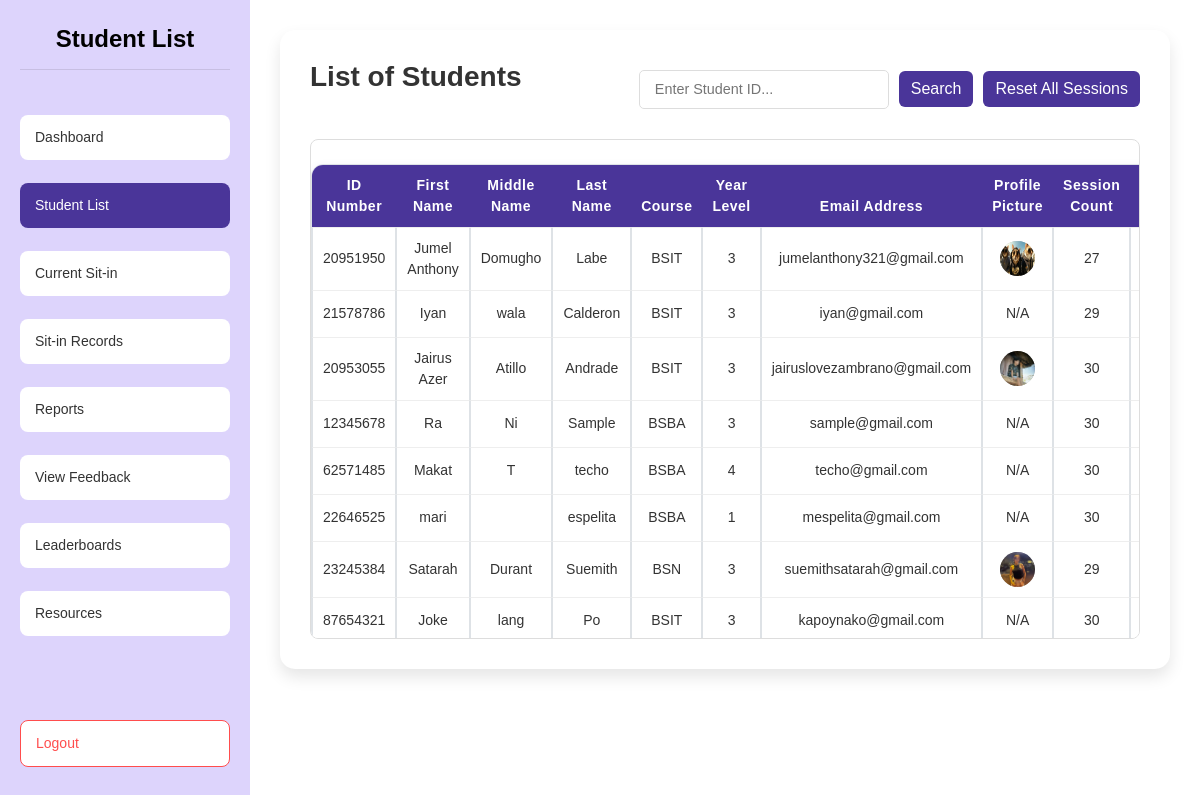
Screenshot of /admin/student_list (signed in) with the database file from the repository.
### tables this page shows
CREATE TABLE students ( 
idno TEXT PRIMARY KEY,
lastname TEXT NOT NULL,
firstname TEXT NOT NULL,
midname TEXT,
course TEXT NOT NULL,
year_level INTEGER NOT NULL,
email_address TEXT NOT NULL,
username TEXT NOT NULL CHECK (username = idno),
password TEXT NOT NULL,
profile_picture TEXT DEFAULT NULL,
session_count INTEGER DEFAULT 30
, reward_points INTEGER DEFAULT 0, reward_redeemable INTEGER DEFAULT 0);

### routes/admin_routes.py (the view)
@admin_bp.route('/student_list')
def student_list():
    if session.get('user_type') != 'admin':
        flash("Admin access required.", "danger")
        return redirect(url_for('auth.login'))
    students = get_students()
    return render_template('admin/student_list.html', students=students)

### app.py (called while the page is built)
@app.after_request
def add_header(response):
    if 'Cache-Control' not in response.headers:
        response.headers['Cache-Control'] = 'no-store, no-cache, must-revalidate, post-check=0, pre-check=0, max-age=0'
        response.headers['Pragma'] = 'no-cache'
        response.headers['Expires'] = '-1'
    return response

### dbhelper.py (called while the page is built)
def get_connection():
    conn = sqlite3.connect(DB_NAME)
    conn.row_factory = sqlite3.Row
    return conn

def get_students():
    conn = get_connection()
    cursor = conn.cursor()
    cursor.execute("SELECT * FROM students")
    students = cursor.fetchall()
    conn.close()
    return students

### templates/admin/student_list.html (shortened to what this page needs)
{% extends "admin/base.html" %}
{% block content %}
<head>
    <link rel="stylesheet" href="{{ url_for('static', filename='styles.css') }}">
    <link href="https://cdn.jsdelivr.net/npm/bootstrap@5.3.0/dist/css/bootstrap.min.css" rel="stylesheet">
    <link rel="stylesheet" href="https://cdnjs.cloudflare.com/ajax/libs/font-awesome/6.4.0/css/all.min.css">
</head>
<body>
    <div class="dashboard-container">
        <div class="sidebar">
            <h1 class="dashboard-title">Student List</h1>
            <a href="{{ url_for('admin.admin_dashboard') }}" class="menu-btn">Dashboard</a>
            <a href="{{ url_for('admin.student_list') }}" class="menu-btn active">Student List</a>
            <a href="{{ url_for('admin.current_sit_in') }}" class="menu-btn">Current Sit-in</a>
            <a href="{{ url_for('admin.sit_in_records') }}" class="menu-btn">Sit-in Records</a>
            <a href="{{ url_for('admin.reports') }}" class="menu-btn">Reports</a>
            <a href="{{ url_for('admin.feedback_reports') }}" class="menu-btn">View Feedback</a>
            <a href="{{ url_for('admin.leaderboards') }}" class="menu-btn">Leaderboards</a>
            <a href="{{ url_for('admin.admin_resources') }}" class="menu-btn">Resources</a>
            <a href="{{ url_for('admin.logout') }}" class="menu-btn logout-btn">Logout</a>
        </div>
        <div class="content">
            <div class="container">
                <div class="student-list">
                    <div class="header-container">
                        <h2>List of Students</h2>
                        <div class="search-container" style="display: flex; align-items: center; gap: 10px;">
                            <input type="text" id="searchInput" placeholder="Enter Student ID..." onkeydown="handleSearch(event)">
                            <button class="btn btn-primary" type="button" onclick="searchStudents()" style="background-color: #4A3599; border: none;">Search</button>
                            <button class="btn btn-primary" onclick="confirmResetAllSessions()" style="background-color: #4A3599; border: none;">Reset All Sessions</button>
                        </div>
                    </div>
                    <div class="table-container" style="max-height: 500px; overflow-y: auto; border: 1px solid #ddd; border-radius: 8px;">
                        <table class="table table-bordered table-hover mt-4" id="studentTable">
                            <thead class="thead-dark">
                                <tr>
                                    <th>ID Number</th>
                                    <th>First Name</th>
                                    <th>Middle Name</th>
                                    <th>Last Name</th>
                                    <th>Course</th>
                                    <th>Year Level</th>
                                    <th>Email Address</th>
                                    <th>Profile Picture</th>
                                    <th>Session Count</th>
                                    <th>Actions</th>
                                </tr>
                            </thead>
                            <tbody>
                                {% for student in students %}
                                <tr>
                                    <td>{{ student.idno }}</td>
                                    <td>{{ student.firstname }}</td>
                                    <td>{{ student.midname }}</td>
                                    <td>{{ student.lastname }}</td>
                                    <td>{{ student.course }}</td>
                                    <td>{{ student.year_level }}</td>
                                    <td>{{ student.email_address }}</td>
                                    <td>
                                        {% if student.profile_picture %}
                                        <img src="{{ url_for('static', filename=student.profile_picture) }}" alt="Profile Picture" class="profile-pic">
                                        {% else %}
                                        N/A
                                        {% endif %}
                                    </td>
                                    <td>{{ student.session_count }}</td>
                                    <td>
                                    </td>
                                </tr>
                                {% endfor %}
                            </tbody>
                        </table>
                    </div>
                </div>
            </div>
        </div>
    </div>
</body>
{% endblock %}

### templates/admin/base.html (shortened to what this page needs)
<!DOCTYPE html>
<html lang="en">
<head>
  <link href="https://cdn.jsdelivr.net/npm/bootstrap@5.3.0/dist/css/bootstrap.min.css" rel="stylesheet">
  <link href="https://cdnjs.cloudflare.com/ajax/libs/font-awesome/6.0.0/css/all.min.css" rel="stylesheet">
  <link rel="stylesheet" href="{{ url_for('static', filename='css/styles.css') }}">
  <link rel="stylesheet" href="https://cdn.jsdelivr.net/npm/bootstrap-icons@1.10.5/font/bootstrap-icons.css">
</head>
<body>
  {% block content %}{% endblock %}
</body>
</html>

### static/css/styles.css (style rules this page uses)
body { height: 100vh; margin: 0; display: flex; justify-content: center; align-items: center; background: #f5f5f5; font-family: Arial, sans-serif; overflow-y: auto; }
* { margin: 0; padding: 0; box-sizing: border-box; font-family: Arial, sans-serif; }
body { display: flex; justify-content: center; align-items: center; height: 100vh; background-color: #f5f5f5; }
.dashboard-container { width: 100%; height: 100vh; display: flex; border-radius: 15px; background-color: #fff; overflow: hidden; padding-left: 250px; }
.sidebar { width: 250px; background-color: #ddd4fc; padding: 25px 20px; display: flex; flex-direction: column; gap: 15px; height: 100vh; position: fixed; left: 0; top: 0; z-index: 1000; }
.dashboard-title { color: #000000; font-size: 24px; font-weight: bold; padding-bottom: 15px; margin-bottom: 30px; border-bottom: 1px solid rgba(0, 0, 0, 0.1); text-align: center; }
.profile-pic { width: 35px; height: 35px; background-color: #c0c0c0; border-radius: 50%; }
.menu-btn { background-color: #fff; border: none; padding: 12px 15px; border-radius: 8px; font-size: 14px; font-weight: 500; text-align: left; cursor: pointer; transition: all 0.2s ease; color: #333; text-decoration: none; display: block; margin-bottom: 8px; }
.menu-btn.active { background-color: #4a3599; color: white; }
.logout-btn { margin-top: auto; background-color: #fff; color: #ff4d4d; border: 1px solid #ff4d4d; }
.content { flex: 1; background-color: #fff; border-top-right-radius: 15px; border-bottom-right-radius: 15px; padding: 20px; overflow-y: auto; width: calc(100% - 250px); }
.table { width: 100%; margin-bottom: 1rem; color: #212529; }
.table th, .table td { padding: 0.75rem; vertical-align: top; border-top: 1px solid #dee2e6; }
.table thead th { vertical-align: bottom; border-bottom: 2px solid #dee2e6; }
.table-bordered { border: 1px solid #dee2e6; }
.table-bordered th, .table-bordered td { border: 1px solid #dee2e6; }
.table-bordered thead th, .table-bordered thead td { border-bottom-width: 2px; }
.thead-dark th { color: #fff; background-color: #343a40; border-color: #454d55; }

### templates/admin/student_list.html (style rules this page uses)
.container { display: flex; flex-direction: column; gap: 20px; max-width: 1400px; margin: 0 auto; padding: 20px; }
.student-list { background: #fff; padding: 30px; border-radius: 15px; box-shadow: 0 8px 16px rgba(0, 0, 0, 0.1); flex: 1; width: 100%; overflow-x: auto; }
.student-list h2 { font-size: 28px; font-weight: bold; margin-bottom: 25px; text-align: center; color: #333; }
#studentTable { width: 100%; border-collapse: separate; border-spacing: 0; margin-top: 20px; font-size: 15px; background: #fff; border-radius: 12px; overflow: hidden; box-shadow: 0 2px 8px rgba(74, 53, 153, 0.07); }
#studentTable th { background-color: #4A3599; color: #fff; padding: 16px 14px; text-align: center; font-weight: 600; border: none; letter-spacing: 0.5px; }
#studentTable td { padding: 14px 12px; text-align: center; vertical-align: middle; color: #333; background: #fff; border-top: 1px solid #eee; }
#searchInput { max-width: 400px; margin: 0 auto 20px; padding: 12px 20px; border: 2px solid #e0e0e0; border-radius: 8px; font-size: 16px; transition: border-color 0.3s ease; }
@media (max-width: 1200px) { .container { padding: 10px; } }
@media (max-width: 1200px) { #studentTable { font-size: 14px; } }
@media (max-width: 1200px) { #studentTable th, #studentTable td { padding: 10px; } }
.header-container { display: flex; justify-content: space-between; align-items: center; margin-bottom: 20px; }
.search-container { margin-bottom: 0; display: flex; gap: 10px; }
#searchInput { width: 250px; padding: 8px 15px; border: 1px solid #ddd; border-radius: 5px; font-size: 0.9rem; transition: all 0.3s ease; max-width: none; margin: 0; }

### rows the page displays
students: idno "20951950", firstname "Jumel Anthony", midname "Domugho", lastname "Labe", course "BSIT", year_level "3", email_address "jumelanthony321@gmail.com", profile_picture (picture), session_count "27"
students: idno "21578786", firstname "Iyan", midname "wala", lastname "Calderon", course "BSIT", year_level "3", email_address "iyan@gmail.com", shows "N/A", session_count "29"
students: idno "20953055", firstname "Jairus Azer", midname "Atillo", lastname "Andrade", course "BSIT", year_level "3", email_address "jairuslovezambrano@gmail.com", profile_picture (picture), session_count "30"
students: idno "12345678", firstname "Ra", midname "Ni", lastname "Sample", course "BSBA", year_level "3", email_address "sample@gmail.com", shows "N/A", session_count "30"
students: idno "62571485", firstname "Makat", midname "T", lastname "techo", course "BSBA", year_level "4", email_address "techo@gmail.com", shows "N/A", session_count "30"
students: idno "22646525", firstname "mari", lastname "espelita", course "BSBA", year_level "1", email_address "mespelita@gmail.com", shows "N/A", session_count "30"
students: idno "23245384", firstname "Satarah", midname "Durant", lastname "Suemith", course "BSN", year_level "3", email_address "suemithsatarah@gmail.com", profile_picture (picture), session_count "29"
students: idno "87654321", firstname "Joke", midname "lang", lastname "Po", course "BSIT", year_level "3", email_address "kapoynako@gmail.com", shows "N/A", session_count "30"
